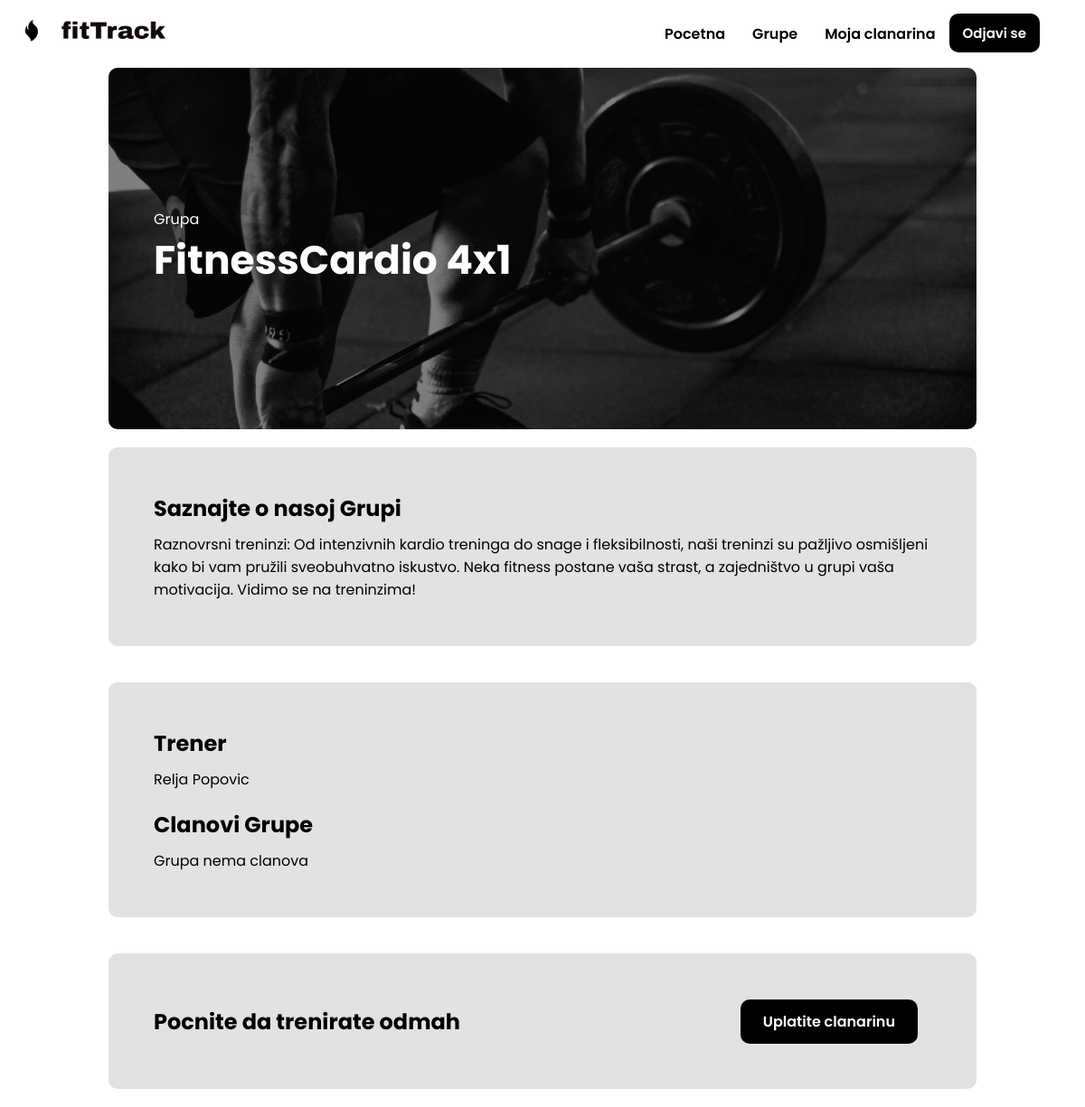
/groupInfo.php?id=2 (signed in), run on the app's committed database.
### tables this page shows
CREATE TABLE `grupa` (
  `id` int(10) NOT NULL,
  `naziv` varchar(50) NOT NULL,
  `trener` int(10) NOT NULL,
  `opis` text DEFAULT NULL,
  `slika` text DEFAULT NULL
);

CREATE TABLE `korisnik` (
  `id` int(10) NOT NULL,
  `email` varchar(60) NOT NULL,
  `username` varchar(60) NOT NULL,
  `fullName` varchar(60) NOT NULL,
  `regDate` timestamp NOT NULL DEFAULT current_timestamp(),
  `password` varchar(255) NOT NULL,
  `idGrupe` int(11) DEFAULT NULL,
  `admin` int(1) NOT NULL DEFAULT 0
);

### groupInfo.php (the view, shortened to what this page needs)
<!DOCTYPE html>
<html lang="en">
<head>
    <link rel="stylesheet" href="./css/global.css">
    <link rel="stylesheet" href="./css/hero.css">
    <link rel="stylesheet" href="./css/secondary.css">
    <link rel="stylesheet" href="./css/groupInfo.css">
</head>
<body>
<main>
    <?php
    include("./components/header.php");
    if(isset($_GET['id'])) {
        $groupId = $_GET['id'];
        $sql = "SELECT g.id, g.naziv, g.opis, g.slika, k.fullName FROM grupa g JOIN korisnik k ON g.trener = k.id WHERE g.id = '$groupId'";
        $result = $conn->query($sql);
        if ($result->num_rows > 0) {
            while($row = $result->fetch_assoc()) {
                echo'
                    <section class="hero" style="background-image: linear-gradient(180deg, rgba(0,0,0,0.5) 0%, rgba(0,0,0,0.5) 100%), url(' . $row["slika"] . ');">
                        <div class="heroDesc">
                        <p>Grupa</p>
                        <h1>' . $row["naziv"] .'</h1>
                        </div>
                    </section>
                    <section class="memSec">
                        <h2>Saznajte o nasoj Grupi</h2>
                        <p>' . $row["opis"] . '</p>
                    </section>
                    <section class="memSec">
                        <h2>Trener</h2>
                        <p>' . $row["fullName"] . '</p>
                        <h2>Clanovi Grupe</h2>';
                        $sql = "SELECT k.fullName FROM grupa g JOIN korisnik k ON g.id = k.idGrupe WHERE g.id = '$groupId'";
                        $result = $conn->query($sql);
                        if ($result->num_rows > 0){
                            while($row = $result->fetch_assoc()){
                                echo '<p>' . $row["fullName"] . '</p>';
                            }
                        }
                        else{ echo "Grupa nema clanova"; }
                    echo '</section>
                    <section class="secondary">
                        <h2>Pocnite da trenirate odmah</h2>
                        <div class="btnDark"><a href="./membership.php">Uplatite clanarinu</a></div>
                    </section>
                    ';
            }
        }
        else{
            echo "Grupa nije pronadjena";
            exit();
        }
    }
    else{
        echo "ID grupe nije pronadjen";
        exit();
    }
    ?>
</main>
</body>
</html>

### css/global.css (style rules this page uses)
* { margin: 0; padding: 0; box-sizing: border-box; font-family: "Poppins", sans-serif; }
a { text-decoration: none; }
main { width: 80%; display: flex; flex-direction: column; margin: auto; max-width: 1600px; margin-top: 75px; }
section { width: 100%; height: fit-content; display: flex; margin: auto; }
.btnDark { background-color: #000; color: #fff; padding: 12px 25px; border-radius: 10px; font-size: 16px; font-weight: 600; margin-right: 15px; height: fit-content; width: fit-content; cursor: pointer; border: none; outline: none; }

### css/hero.css (style rules this page uses)
.hero { flex-direction: column; min-height: 600px; align-items: center; justify-content: center; border-radius: 10px; background-position: center; background-size: cover; color: #fff; padding-left: 50px; }
.heroDesc { width: 100%; height: 60%; flex-direction: column; justify-content: flex-end; }
.heroDesc h1 { font-size: 44px; }

### css/secondary.css (style rules this page uses)
.secondary { flex-direction: row; min-height: 150px; height: fit-content; width: 100%; justify-content: space-between; align-items: center; padding: 0 50px; margin: 20px 0; background-color: #e2e2e2; border-radius: 10px; }
.secondary a { color: #fff; }

### css/groupInfo.css (style rules this page uses)
.hero { min-height: 400px; }
.memSec { width: 100%; min-height: 400px; height: fit-content; display: flex; flex-direction: column; justify-content: flex-start; background-color: #e2e2e2; color: #000; border-radius: 10px; margin: 20px 0; padding: 50px; }
.memSec:not(:first-of-type) { min-height: fit-content; }
.memSec h2 { padding-bottom: 10px; }
.memSec h2:not(:first-of-type) { padding-top: 20px; }

### data on the page
grupa: slika (picture), naziv "FitnessCardio 4x1", opis "Raznovrsni treninzi: Od intenzivnih kardio treninga do snage i fleksibilnosti, naši treninzi su pažljivo osmišljeni kako bi vam pružili sveobuhvatno iskustvo. Neka fitness postane vaša strast, a zajedništvo u grupi vaša motivacija. Vidimo se na treninzima!", trener.fullName "Relja Popovic"
